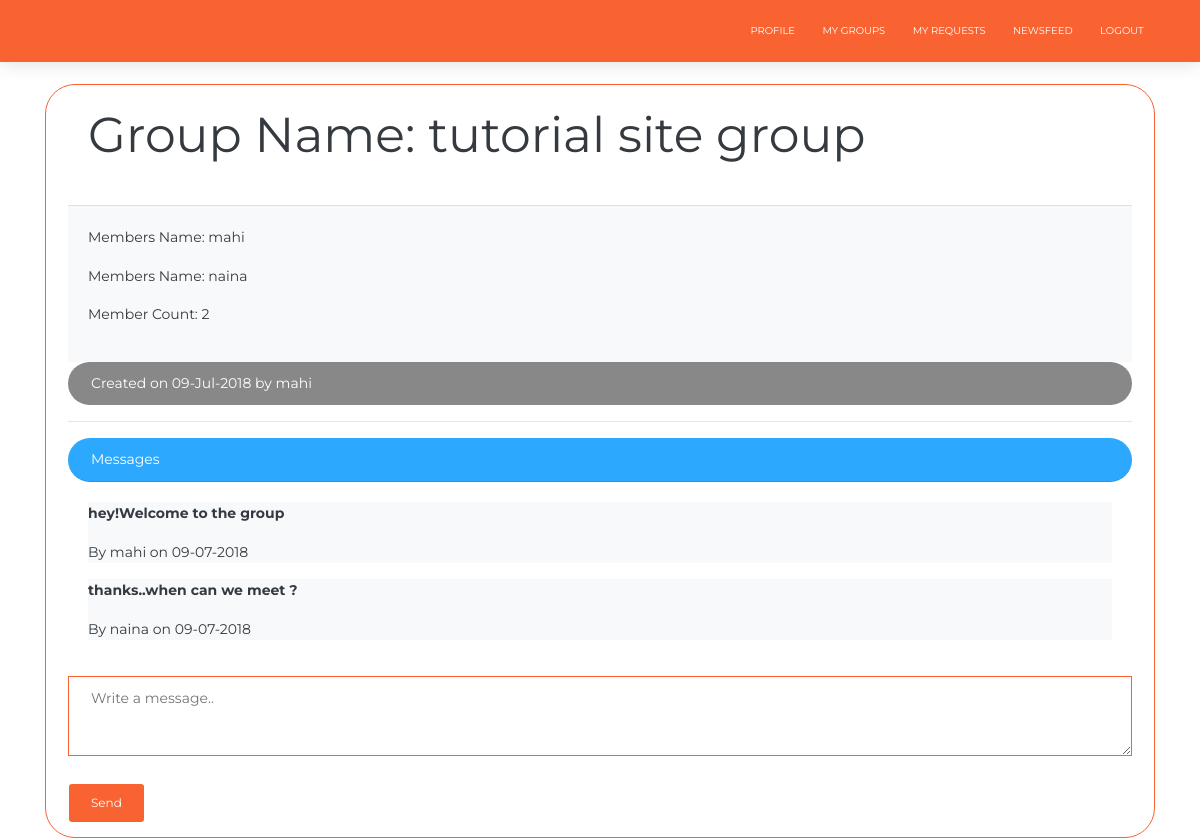
The page /groups/14/ (signed in) on the database its author committed.
### groups/models.py (models this page shows, shortened)
class Group(models.Model):
    project = models.OneToOneField(Posts, on_delete=models.CASCADE, related_name='group')
    slug = models.SlugField(allow_unicode=True, unique=True)
    name = models.CharField(max_length=200, default='New Group')
    members = models.ManyToManyField(UserProfileInfo, through='GroupMember', related_name='groups')

class Message(models.Model):
    group = models.ForeignKey(Group, on_delete=models.CASCADE, related_name='messages')
    user = models.ForeignKey(UserProfileInfo, on_delete=models.CASCADE, related_name='messages')
    text = models.TextField()
    sent_at = models.DateTimeField(auto_now=True)
    class Meta:
        unique_together = ['user', 'text']

### accounts/models.py (models this page shows)
class UserProfileInfo(models.Model):
    user = models.OneToOneField(User, on_delete=models.CASCADE, related_name='profile')
    portfolio_site = models.URLField(blank=True)
    profile_pic = models.ImageField(upload_to='profile_pics', default="1.jpg")
    skills = models.CharField(max_length=300, null=True)
    def __str__(self):
        return self.user.username

### posts/models.py (models this page shows, shortened)
class Posts(models.Model):
    profile = models.ForeignKey(UserProfileInfo, on_delete=models.CASCADE, related_name='posts')
    project_title = models.CharField(max_length=200)
    project_description = models.TextField()
    skills_required = models.TextField()
    members_required = models.IntegerField()
    posted_on = models.DateTimeField(default=timezone.now)

### groups/views.py (the view)
# urls.py: url(r'^(?P<pk>\d+)/$', views.GroupDetailView.as_view(), name='group_detail'),
class GroupDetailView(LoginRequiredMixin, DetailView):
    login_url = '/accounts/user_login'
    redirect_field_name = 'home:index'
    model = Group
    template_name = "groups/group_detail.html"
    def get_context_data(self, **kwargs):
        if self.request.session.has_key('user_id'):
            u_id = self.request.session['user_id']
            context = super(GroupDetailView, self).get_context_data(**kwargs)
            context['user_id'] = u_id
        f = MessageCreateForm()
        context['form'] = f
        return context

### groups/forms.py
class MessageCreateForm(forms.ModelForm):
    class Meta:
        model = Message
        fields = ('text',)
        widgets = {'text': forms.Textarea(attrs={'class': 'btn-primary btn-simple text-dark ',
                                                          'placeholder': 'Write a message..',
                                                          'style': 'height:80px; width:100%;',
                                                          })}
        labels = {'text': ''}

### groups/templates/groups/group_detail.html (shortened to what this page needs)
{% extends "groups/group_base.html" %}
{% block body_block %}
<br>
<br>
<br>
<br>
<div class="card-body bg-white btn-primary btn-simple btn-round">
        <div class="card-header bg-white  text-dark" style="min-height: 80px;">
            <h1>Group Name: {{group.name}}</h1>
        </div>
        <div class="card-body bg-light text-dark">
             {% for member in group.members.all%}
                 <p>Members Name: {{member}}</p>
            {%endfor%}
            <p>Member Count: {{group.members.count}}</p>
        </div>
        <div class="card-plain bg-default text-white btn-round " >Created on {{ group.project.posted_on|date:'d-M-Y' }} by {{ group.project.profile.user.username }}
            </div>
            <hr>
             <div class="card-header bg-info text-white btn-round" >
                Messages
             </div>
                <div class="card-body">
                     {% for message in group.messages.all %}
                         <div class="card-plain bg-light text-dark">
                        <p><strong>{{  message.text|safe}}</strong></p>
                             <p class="text-left"> By {{  message.user}}
                            on {{  message.sent_at|date:'d-m-Y'}}</p>
                         </div>
                         {% empty %}
                         <p class="text-dark">No Messages </p>
                    {% endfor %}
                </div>
                <form method="POST" enctype="multipart/form-data" action="{% url 'groups:message_create' pk=group.pk %}">
                    {{ form.as_p }}
                    <input type="submit"  class="btn btn-primary" value="Send">
                </form>
     </div>
</div>
{% endblock %}

### rows shown on the page
Group: name "tutorial site group", members.count "2", project.posted_on "09-Jul-2018", project.profile.user.username "mahi"
UserProfileInfo: user.username "mahi"
UserProfileInfo: user.username "naina"
Message: text "hey!Welcome to the group", user "mahi", sent_at "09-07-2018"
Message: text "thanks..when can we meet ?", user "naina", sent_at "09-07-2018"
